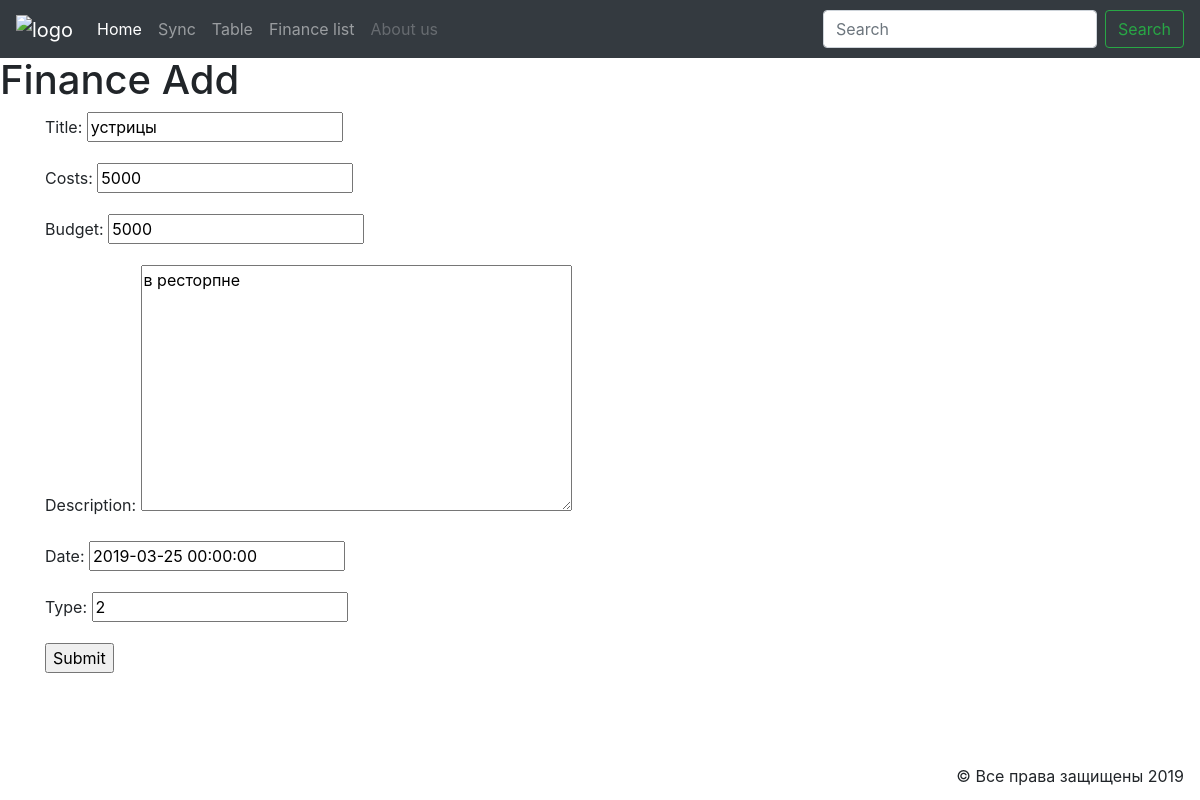
/finance/edit/9, run on an earlier commit of the app's database.
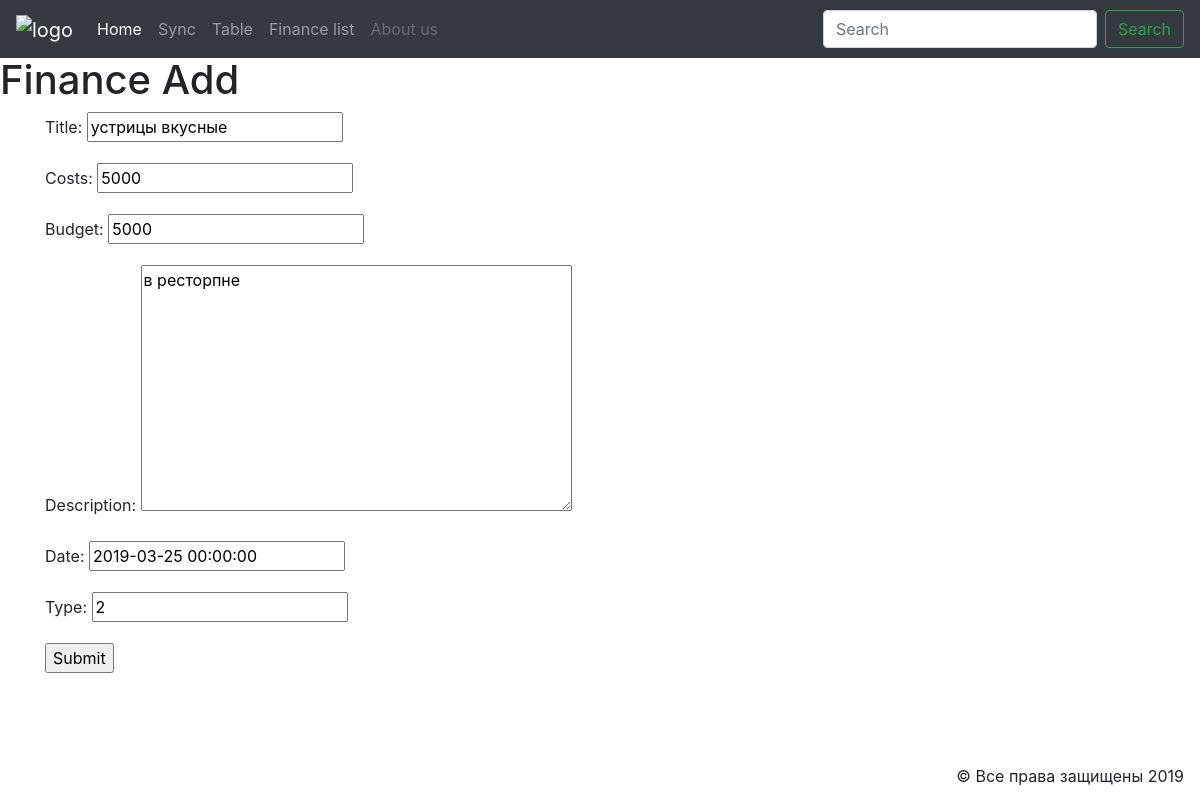
And on a later commit of the database.
### finance/models.py (models this page shows, shortened)
class Finance(models.Model):
    title = models.CharField(max_length=120)
    costs = models.PositiveIntegerField()
    budget = models.PositiveIntegerField()
    description = models.TextField()
    date = models.DateTimeField()
    type = models.CharField(max_length=80)
    class Meta:
        verbose_name_plural = "Finance"

### finance/views.py (the view)
# urls.py: path('edit/<int:pk>', views.FinanceUpdate.as_view(), name='finance_edit'),
class FinanceUpdate(UpdateView):
    model = Finance
    fields = ['title', 'costs', 'budget', 'description', 'date', 'type']
    success_url = reverse_lazy('finance_list')

### finance/templates/finance/finance_form.html
{% extends "finance/homePage.html" %}
{% block content %}
<h1>Finance Add</h1>
<div class="container">
    <form method="post">{% csrf_token %}
        {{ form.as_p }}
        <input type="submit" value="Submit"/>
    </form>
</div>
{% endblock %}

What changed in the data, as far as the page shows it:
changed Finance "в ресторпне": title "устрицы" → "устрицы вкусные"
